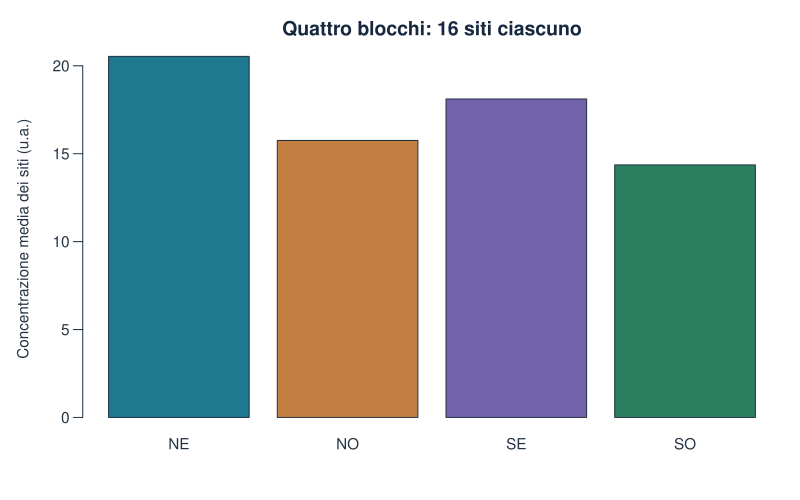

This figure's R source:
stile_grafico()
barplot(sintesi$concentrazione,names.arg=sintesi$blocco,col=palette_geo[1:4],
  ylab="Concentrazione media dei siti (u.a.)",main="Quattro blocchi: 16 siti ciascuno")
write.csv(sintesi,percorso_risultati("medie_blocchi.csv"),row.names=FALSE)
